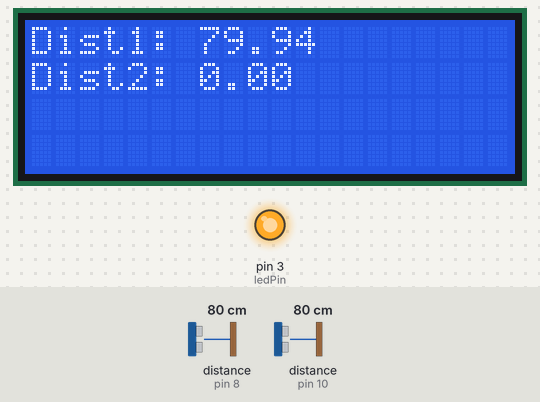
Simulated run of this sketch. Board: Arduino Uno, built with avr-gcc and run on an emulated ATmega328P. Shown: 20×4 character LCD, output pins drawn as LEDs (lit = HIGH). Wiring (inferred from the names in the program): 2 × ultrasonic range finder: trigger pin 7, echo pin 8 / trigger pin 9, echo pin 10. Inputs (shaded band) come from the test bench; at power-on: distance to the obstacle (sensors on pin 8, pin 10) 80 cm. The echo pulse lasts 58.3 µs per cm; pins used as bus, display or sensor lines are not drawn; what the sketch prints to the serial monitor is not drawn.

Above: at 1.6 s.
1.7 s: distance to the obstacle (sensor on pin 8) set to 2 cm
At 4.1 s:
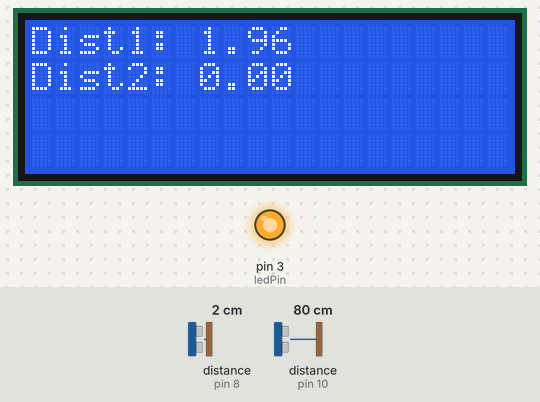
5.8 s: distance to the obstacle (sensor on pin 10) set to 2 cm
At 9.6 s:
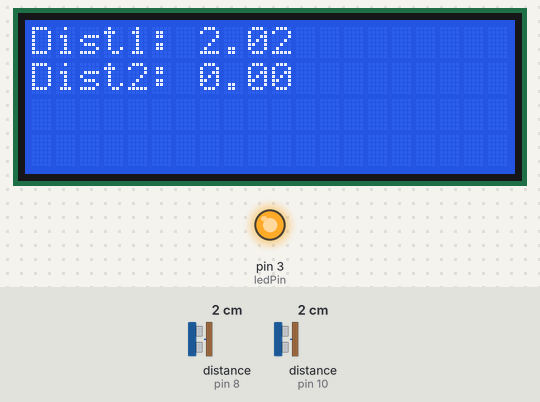
9.9 s: distance to the obstacle (sensor on pin 8) set to 4 cm
At 12.7 s:
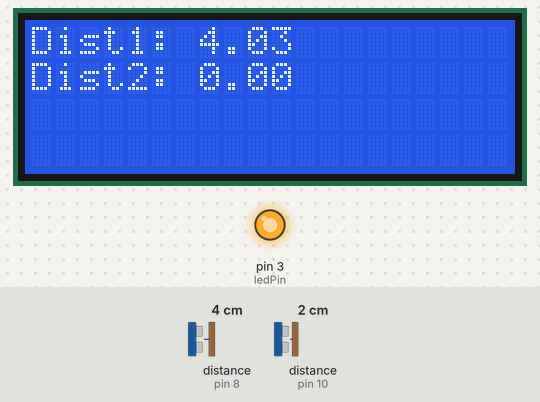
13.2 s: distance to the obstacle (sensor on pin 10) set to 9 cm
At 16.4 s:
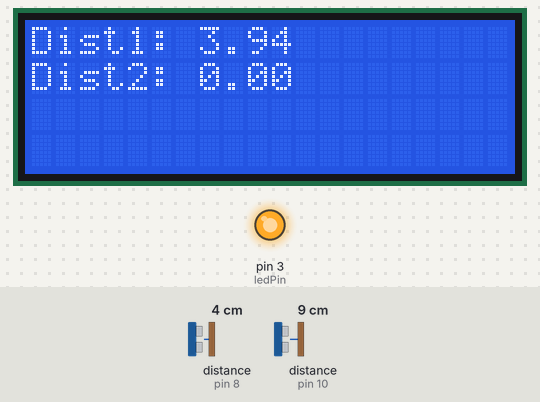
17.3 s: distance to the obstacle (sensor on pin 8) set to 9 cm
At 19.5 s:
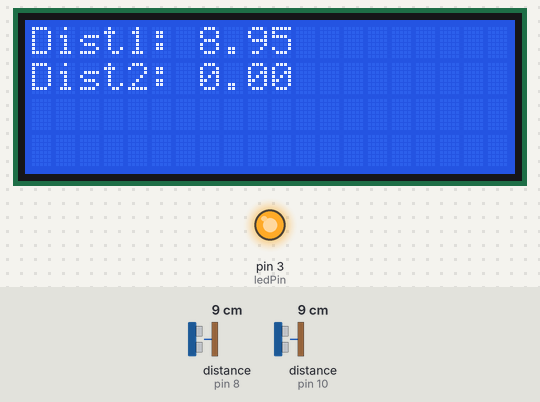
Timing chart, 0 to 21.0 s (numbered marks = the images above; inputs shaded):
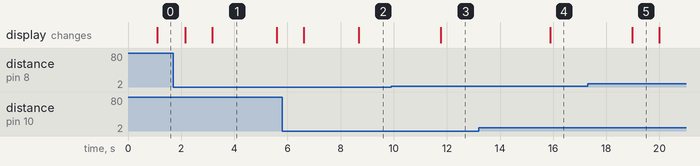

Measured:
- after the input at 1.7 s, the display: first differs from a run without the input after 1.5 s (image 1)
- after the input at 5.8 s, the display: first differs from a run without the input after 2.9 s (image 2)
- after the input at 9.9 s, the display: changes after 1.9 s (image 3)
- after the input at 13.2 s, the display: changes after 2.7 s (image 4)
- after the input at 17.3 s, the display: changes after 1.7 s (image 5)
- what the display in image 1 shows lasts 2.4 s, from 3.2 s to 5.6 s

The sketch:

Magna_Hardware.ino
```cpp
#include <Servo.h>
#include <Wire.h>
#include <LiquidCrystal_I2C.h>

LiquidCrystal_I2C lcd(0x27, 20, 4); //0x27
Servo servo;
int angle = 90;

const int trigPinEntrance = 7;
const int echoPinEntrance = 8;

const int trigPinExit = 9;
const int echoPinExit = 10;

const int ledPin = 3;

float duration1, duration2;
float distance1, distance2;

void setup() {
  Serial.begin(9600);

  // Lcd Setup
  lcd.begin();
  lcd.backlight();

  // Ultrasonic Setup
  pinMode(trigPinEntrance, OUTPUT);
  pinMode(echoPinEntrance, INPUT);

  pinMode(trigPinExit, OUTPUT);
  pinMode(echoPinExit, INPUT);

  digitalWrite(trigPinEntrance, LOW);
  digitalWrite(trigPinExit, LOW);

  // LED Setup
  pinMode(ledPin, OUTPUT);
  digitalWrite(ledPin, HIGH);

  // Servo Setup
  angle = 90;
  servo.write(angle);
}


void loop()
{
  // Ultrasonic Signaling
  digitalWrite(trigPinEntrance, LOW);
  digitalWrite(trigPinExit, LOW);
  delayMicroseconds(2);
  digitalWrite(trigPinEntrance, HIGH);
  digitalWrite(trigPinExit, HIGH);
  delayMicroseconds(10);
  digitalWrite(trigPinEntrance, LOW);
  digitalWrite(trigPinExit, LOW);

  duration1 = pulseIn(echoPinEntrance, HIGH);
  duration2 = pulseIn(echoPinExit, HIGH);

  distance1 = (duration1*.0343)/2;
  distance2 = (duration2*.0343)/2;

  // Lcd Print
  lcd.clear();
  lcd.setCursor(0,0);
  lcd.print("Dist1: ");
  lcd.setCursor(7,0);
  lcd.print(distance1);
  lcd.setCursor(0,1);
  lcd.print("Dist2: ");
  lcd.setCursor(7,1);
  lcd.print(distance2);

  // Serial Debug
  Serial.print("Dist1: ");
  Serial.print(distance1);
  Serial.print(" Dist2: ");
  Serial.println(distance2);

  // If car at entrance
  if(distance1 < 10){
    // move from 90 to 180 degrees
    for(; angle <= 180; angle++)
      {
        servo.write(angle);
        delay(15);
      }

  }else{
    // reverse from 180 to 90 degrees
    for( ;angle >= 90; angle--)
    {
      servo.write(angle);
      delay(15);
    }
  }
/*
  // If car at exit
  if(distance2 < 10){
    // move from 90 to 180 degrees
    for(; angle <= 180; angle++)
      {
        servo.write(angle);
        delay(15);
      }
  }else{
    // reverse from 180 to 0 degrees
    for(; angle >= 90; angle--)
    {
      servo.write(angle);
      delay(15);
    }
  }
  */
  Serial.print(angle);
} 
```
